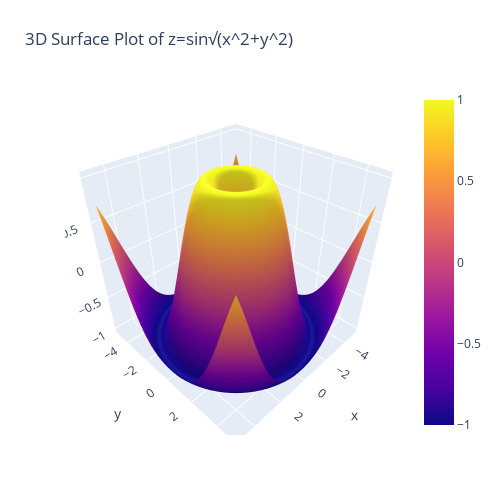

This figure's notebook cell:
### Markdown cell above
4. Using the given x and y data, generate a 3D surface plot to visualize the function z=sin√(x^2+y^2)
        y = np.linspace(-5, 5, 100)
        x = np.linspace(-5, 5, 100)
        x,y = np.meshgrid(x, y)
        z = np.sin(np.sqrt(x**2+y**2))

        data = {
            'X':x. flatten(),
            'Y':y. flatten(),
            'Z':z. flatten()
        }
        df = pd.DataFrame(data)

### Code cell
import plotly.graph_objects as go
import numpy as np
import pandas as pd

y = np.linspace(-5, 5, 100)
x = np.linspace(-5, 5, 100)
x, y = np.meshgrid(x, y)
z = np.sin(np.sqrt(x**2 + y**2))
data = {
    'X': x.flatten(),
    'Y': y.flatten(),
    'Z': z.flatten()
}
df = pd.DataFrame(data)

fig = go.Figure(data=[go.Surface(z=z, x=x, y=y)])
fig.update_layout(title='3D Surface Plot of z=sin√(x^2+y^2)', autosize=False,
                  width=500, height=500,
                  margin=dict(l=65, r=50, b=65, t=90))

fig.show()

### Figure 1 — Plotly figure (JSON) as saved in the notebook; plotly's stock layout.template omitted (floating-point values rounded to 4 significant figures; data arrays with more than 128 entries replaced by an {"elided": "..."} marker saying what was removed)
{"data": [{"type": "surface", "x": {"elided": "100x100 float values"}, "y": {"elided": "100x100 float values"}, "z": {"elided": "100x100 float values"}}], "layout": {"autosize": false, "height": 500, "margin": {"b": 65, "l": 65, "r": 50, "t": 90}, "title": {"text": "3D Surface Plot of z=sin√(x^2+y^2)"}, "width": 500}}
